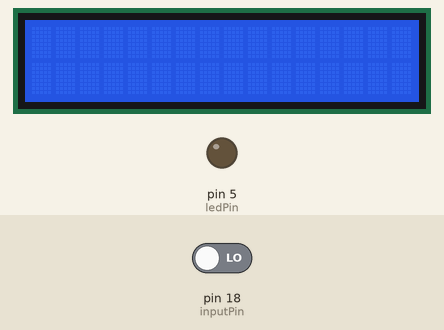
A sketch run on a simulated Arduino Uno, built with avr-gcc and run on an emulated ATmega328P. Parts: 16×2 character LCD, output pins drawn as LEDs (lit = HIGH). Inputs (shaded band) come from the test bench; at power-on: pin 18 (inputPin) LOW.

Above: at 1.2 s.
1.3 s: pin 18 (inputPin) driven HIGH
At 2.0 s:
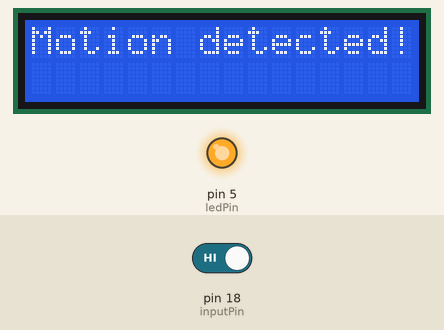
2.8 s: pin 18 (inputPin) driven LOW
At 4.0 s:
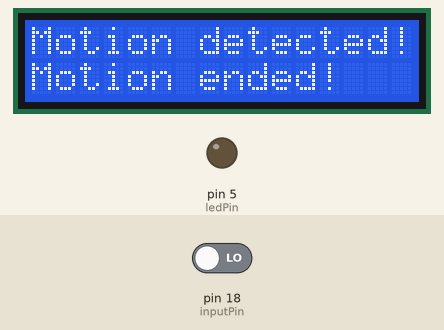
4.3 s: pin 18 (inputPin) driven HIGH
At 5.4 s:
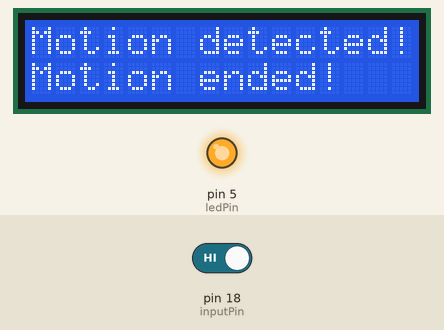
Timing chart, 0 to 7.3 s (numbered marks = the images above; inputs shaded):
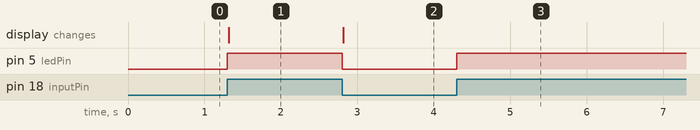

Measured:
- after the input at 1.3 s, pin 5 (ledPin): LOW → HIGH at once; the display: changes at once (image 1)
- after the input at 2.8 s, pin 5 (ledPin): HIGH → LOW at once; the display: changes at once (image 2)
- after the input at 4.3 s, pin 5 (ledPin): LOW → HIGH at once

The sketch:

PIR_MOTION.ino
```cpp
#include <Wire.h>
#include <LiquidCrystal_I2C.h>

LiquidCrystal_I2C lcd(0x27,16,2);  // set the LCD address to 0x27 for a 16 chars and 2 line display
int ledPin = 5;      // choose the pin for the LED
int inputPin = 18;     // choose the input pin (for PIR sensor)
int pirState = LOW;
int val = 0;

void setup() {
  lcd.init();
  lcd.backlight();
  pinMode(ledPin, OUTPUT);      // declare LED as output
  pinMode(inputPin, INPUT);     // declare sensor as input
}

void loop(){
  val = digitalRead(inputPin);
  if (val == HIGH)
  {
    digitalWrite(ledPin, HIGH);

    if (pirState == LOW)
  {
      lcd.setCursor(0,0);
      lcd.print("Motion detected!");
      pirState = HIGH;
    }
  }
  else
  {
    digitalWrite(ledPin, LOW);
    if (pirState == HIGH)
  {
      lcd.setCursor(0,1);
      lcd.print("Motion ended!");
      pirState = LOW;
    }
  }
}
```
